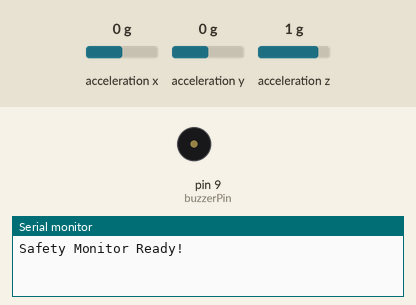
Simulated run of this sketch. Board: Arduino Uno, built with avr-gcc and run on an emulated ATmega328P. Shown: buzzer (waves = sounding), the last lines printed to the serial monitor. Inputs (shaded band) come from the test bench; at power-on: acceleration x 0 g, acceleration y 0 g, acceleration z 1 g.

Above: at 0.1 s.
At 10.2 s:
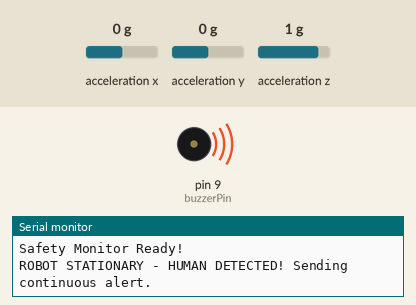
Timing chart, 0 to 11.7 s (numbered marks = the images above):
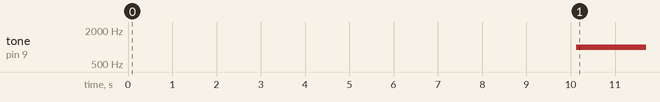

The sketch:

Second_board.ino
```cpp
#include <Wire.h>
#include <Adafruit_Sensor.h>
#include <Adafruit_ADXL345_U.h>

// Assign a unique ID to the accelerometer
Adafruit_ADXL345_Unified accel = Adafruit_ADXL345_Unified(12345);

// Buzzer pin
const int buzzerPin = 9;

// Variables
float currentZ = 0;
float previousZ = 0;
unsigned long toppleStartTime = 0;
unsigned long stationaryStartTime = 0;
bool isToppled = false;
bool isStationary = false;
bool humanAlertActive = false;
bool toppleAlertActive = false;

// Timing constants
const unsigned long TOPPLE_TIME_THRESHOLD = 5000;    // 5 seconds
const unsigned long STATIONARY_TIME_THRESHOLD = 10000; // 10 seconds
const float MOVEMENT_THRESHOLD = 0.5;               // Acceleration change threshold

void setup() {
  Serial.begin(9600);
  pinMode(buzzerPin, OUTPUT);

  // Initialize accelerometer
  if (!accel.begin()) {
    Serial.println("ADXL345 not found!");
    while (1);
  }

  accel.setRange(ADXL345_RANGE_16_G);
  Serial.println("Safety Monitor Ready!");
}

void loop() {
  // Get accelerometer data
  sensors_event_t event;
  accel.getEvent(&event);
  currentZ = event.acceleration.z;

  // Check for toppling (robot upside down)
  checkToppling();

  // Check for stationary condition (human detected)
  checkStationary();

  // Control buzzer alerts
  controlAlerts();

  previousZ = currentZ;
  delay(100);
}

void checkToppling() {
  // If Z axis is negative (upside down) and wasn't previously toppled
  if (currentZ < -1.0 && !isToppled) {
    if (toppleStartTime == 0) {
      toppleStartTime = millis();
    } else if (millis() - toppleStartTime > TOPPLE_TIME_THRESHOLD) {
      isToppled = true;
      toppleAlertActive = true;
      Serial.println("ROBOT TOPPLED! Sending high-frequency alert.");
    }
  }
  // If robot is upright again
  else if (currentZ > 1.0 && isToppled) {
    isToppled = false;
    toppleStartTime = 0;
    toppleAlertActive = false;
    Serial.println("Robot upright again.");
  }
}

void checkStationary() {
  // Calculate movement (change in acceleration)
  float movement = abs(currentZ - previousZ);

  // If little movement detected
  if (movement < MOVEMENT_THRESHOLD && !isStationary) {
    if (stationaryStartTime == 0) {
      stationaryStartTime = millis();
    } else if (millis() - stationaryStartTime > STATIONARY_TIME_THRESHOLD) {
      isStationary = true;
      humanAlertActive = true;
      Serial.println("ROBOT STATIONARY - HUMAN DETECTED! Sending continuous alert.");
    }
  }
  // If movement detected again
  else if (movement >= MOVEMENT_THRESHOLD && isStationary) {
    isStationary = false;
    stationaryStartTime = 0;
    humanAlertActive = false;
    Serial.println("Robot moving again.");
  }
}

void controlAlerts() {
  if (toppleAlertActive) {
    // High frequency alert for toppling (beep beep beep)
    tone(buzzerPin, 2000, 200);
    delay(200);
    noTone(buzzerPin);
    delay(100);
  }
  else if (humanAlertActive) {
    // Continuous alert for human detected
    tone(buzzerPin, 1000);
  }
  else {
    // No alerts
    noTone(buzzerPin);
  }
}

void printAcceleration() {
  Serial.print("Z: "); Serial.print(currentZ);
  Serial.print(" | Toppled: "); Serial.print(isToppled);
  Serial.print(" | Stationary: "); Serial.print(isStationary);
  Serial.print(" | Human Alert: "); Serial.print(humanAlertActive);
  Serial.print(" | Topple Alert: "); Serial.println(toppleAlertActive);
}
```

Measured:
- by itself, tone on pin 9 (buzzerPin): silent → 1000 Hz at 10.1 s
